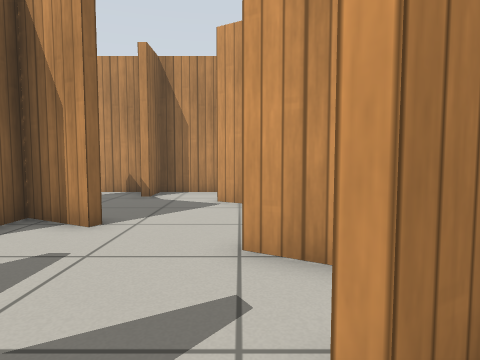
view 1 (above)

16 first-person views from a walk through a robot-simulator world made for Gazebo. The camera is 0.64 m above the floor, tilts 4° down and sees 75° across. The floor is counted in squares, 0.5 m on a side. Each view is taken from the middle of a square. On the plan, view 1 faces up. The plan holds only what a view shows up to about 14 squares ahead; the rest is blank. Simple patterns stand in for the simulator's built-in surfaces.

view 2
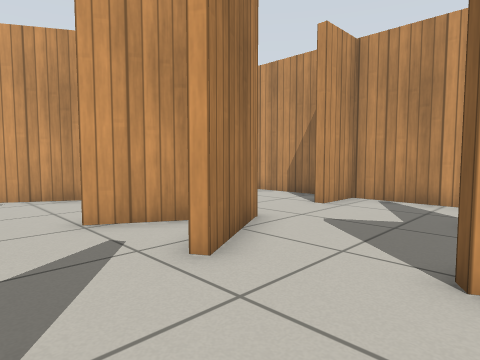

view 3
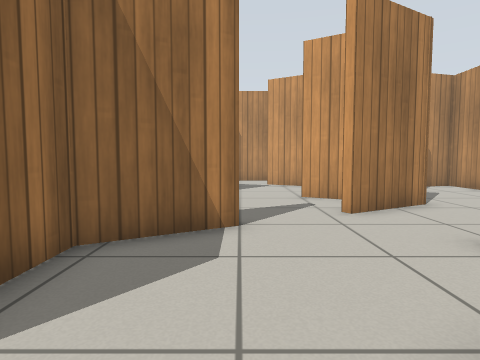

view 4
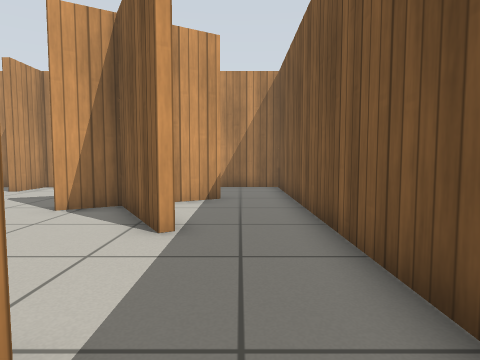

view 5
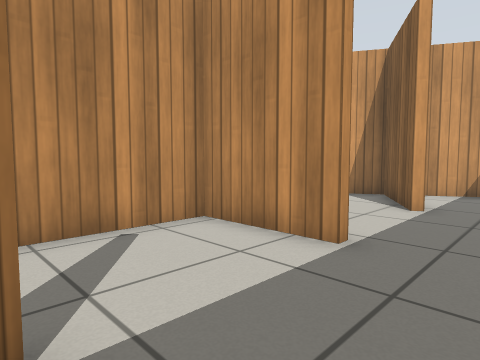

view 6
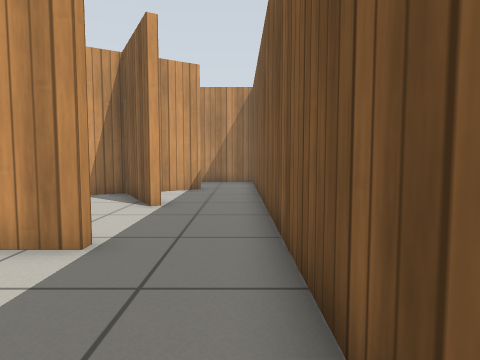

view 7
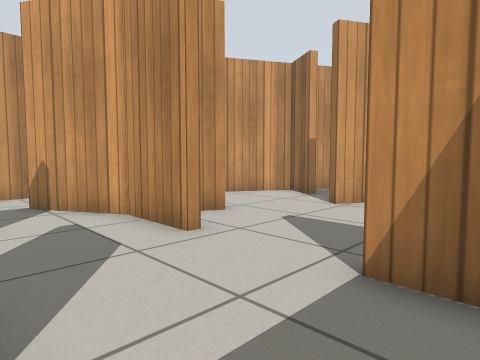

view 8
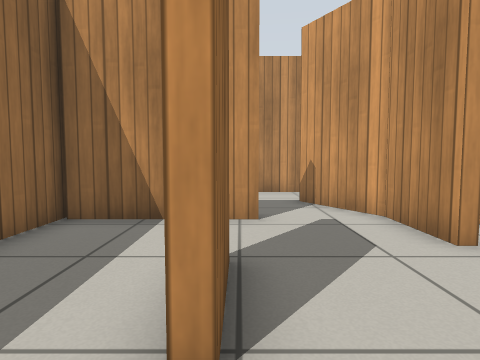

view 9
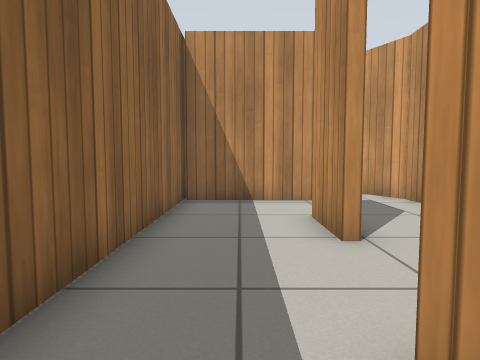

view 10
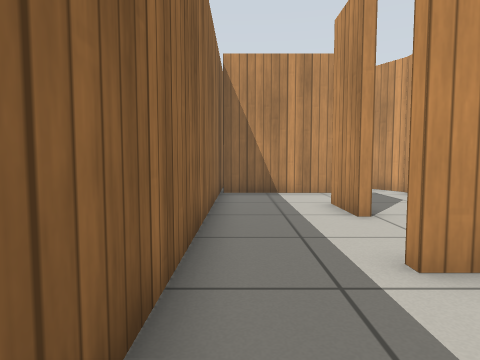

view 11
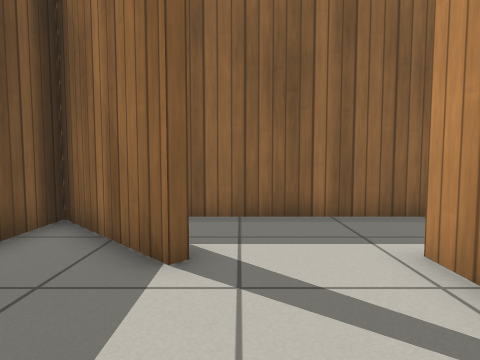

view 12
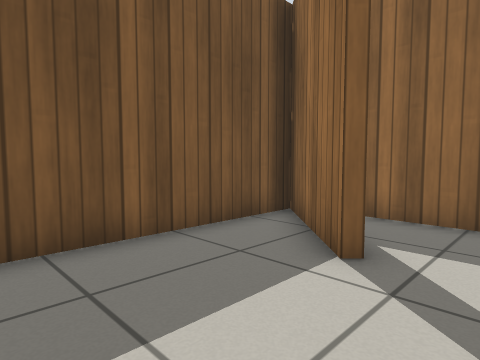

view 13
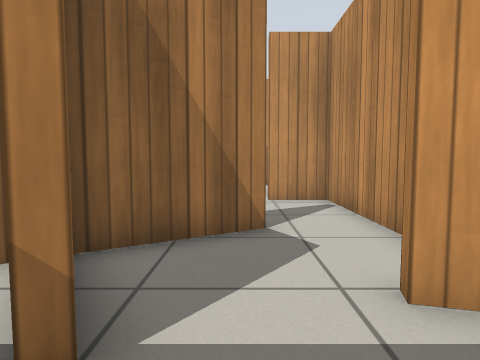

view 14
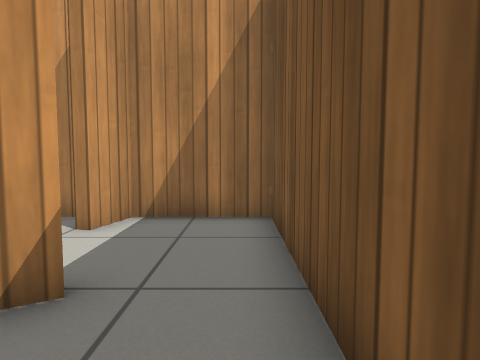

view 15
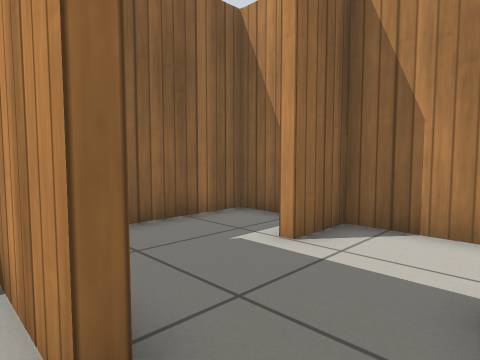

view 16
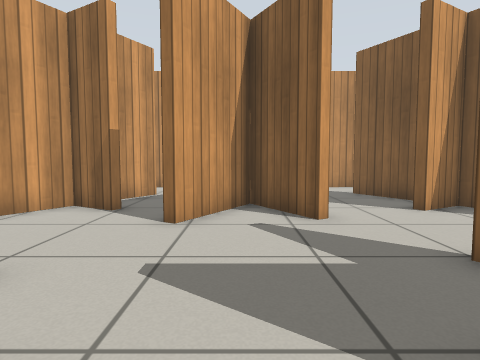

### Floor plan
Points are (right, up) in squares from view 1. A wall is a line through its corners. A room is listed if a view was taken in it or the views show most of it. See-through windows are left out.
Room 1 (views 1, 2)
walls: (3.2, 2.7) (0.6, 1.1) (0.4, 1.4) (2.7, 2.7) (0, 4.3); (1.6, 6.1) (2.3, 7.5) (-0.7, 9.2); (-2, -0.1) (-4.4, -1.5) (-4.4, -3); (-2.8, 5.7) (-4.4, 6.5); (3.3, -2.3) (5.4, -1.1); (-0.8, -4.6) (2.3, -2.8) (1.5, -1.5) (1.9, -1.3); (7.7, -1.5) (7.7, 2.5) (5.9, 2.5); (-3.6, 11.7) (-6.6, 11.7)
ways out: opening at (-2, -4) to room 2; opening at (6.5, -2) to room 2; opening at (-4.7, 3) to room 4; opening at (-5.5, 10.5) to room 6; opening at (2, 5) to room 7; opening at (4.5, 3) to room 7; opening at (-2, 10)
Room 2 (views 3, 13, 14)
walls: (4.1, -5.2) (3.8, -5.4) (2.9, -3.9); (5.5, -1.3) (2.7, -3); (7.7, -3.5) (7.7, -1.5); (-4.5, -7.7) (7.7, -7.7) (7.7, -4.7) (6.5, -4.3) (6.6, -3.9)
ways out: opening at (-2, -4) to room 1; opening at (6.5, -2) to room 1; opening at (-4, -6) to room 3
Room 3 (views 4, 5, 6, 11, 12)
walls: (-8.9, -4.6) (-8.7, -4.8) (-11.5, -7.7); (-4.7, -4.9) (-4.7, -1.6); (-4.5, -1.6) (-9.1, -1.6); (-10, -7.7) (-4.5, -7.7)
ways out: opening at (-4, -6) to room 2; opening at (-9, -3) to room 5
Room 4 (views 7, 8, 15, 16)
walls: (-8.1, 3.9) (-8.1, 1.8) (-8.4, 1.8) (-8.4, 3.9); (-7.6, 6.5) (-11.6, 6.5); (-4.7, 4.4) (-4.7, 6.9); (-11.7, 7) (-11.7, -1.4); (-4.7, 0.4) (-4.7, 1.5)
ways out: opening at (-4.7, 3) to room 1; opening at (-10.5, -1) to room 5; opening at (-6.5, 7) to room 6
Room 5 (views 9, 10)
walls: (-11.7, -1.4) (-11.7, -5.9); (-11.5, -7.7) (-10, -7.7)
ways out: opening at (-9, -3) to room 3; opening at (-10.5, -1) to room 4
Room 6 (no view inside)
walls: (-7.6, 6.9) (-7.6, 6.5); (-10.4, 11.7) (-11.7, 11.7) (-11.7, 7); (-6.6, 11.7) (-8.8, 11.7) (-8.8, 10); (-4.8, 6.7) (-6.3, 9.3)
ways out: opening at (-5.5, 10.5) to room 1; opening at (-6.5, 7) to room 4
Room 7 (no view inside)
walls: (5, 5.9) (3.3, 6.9); (7.7, 3.9) (7.7, 8.1)
ways out: opening at (2, 5) to room 1; opening at (4.5, 3) to room 1; opening at (6, 7)

Positions as (right, up) in squares from view 1, and headings:
1: (0, 0), facing up
2: (-2, -2), facing up-right
3: (-2, -6), facing up
4: (-6, -6), facing right
5: (-9, -7), facing up-right
6: (-9, -7), facing right
7: (-8, 0), facing up-right
8: (-8, 0), facing up
9: (-10, -3), facing up
10: (-11, -5), facing up
11: (-5, -4), facing left
12: (-5, -3), facing down-left
13: (5, -7), facing up
14: (1, -7), facing right
15: (-6, 6), facing up-left
16: (-6, 3), facing right
